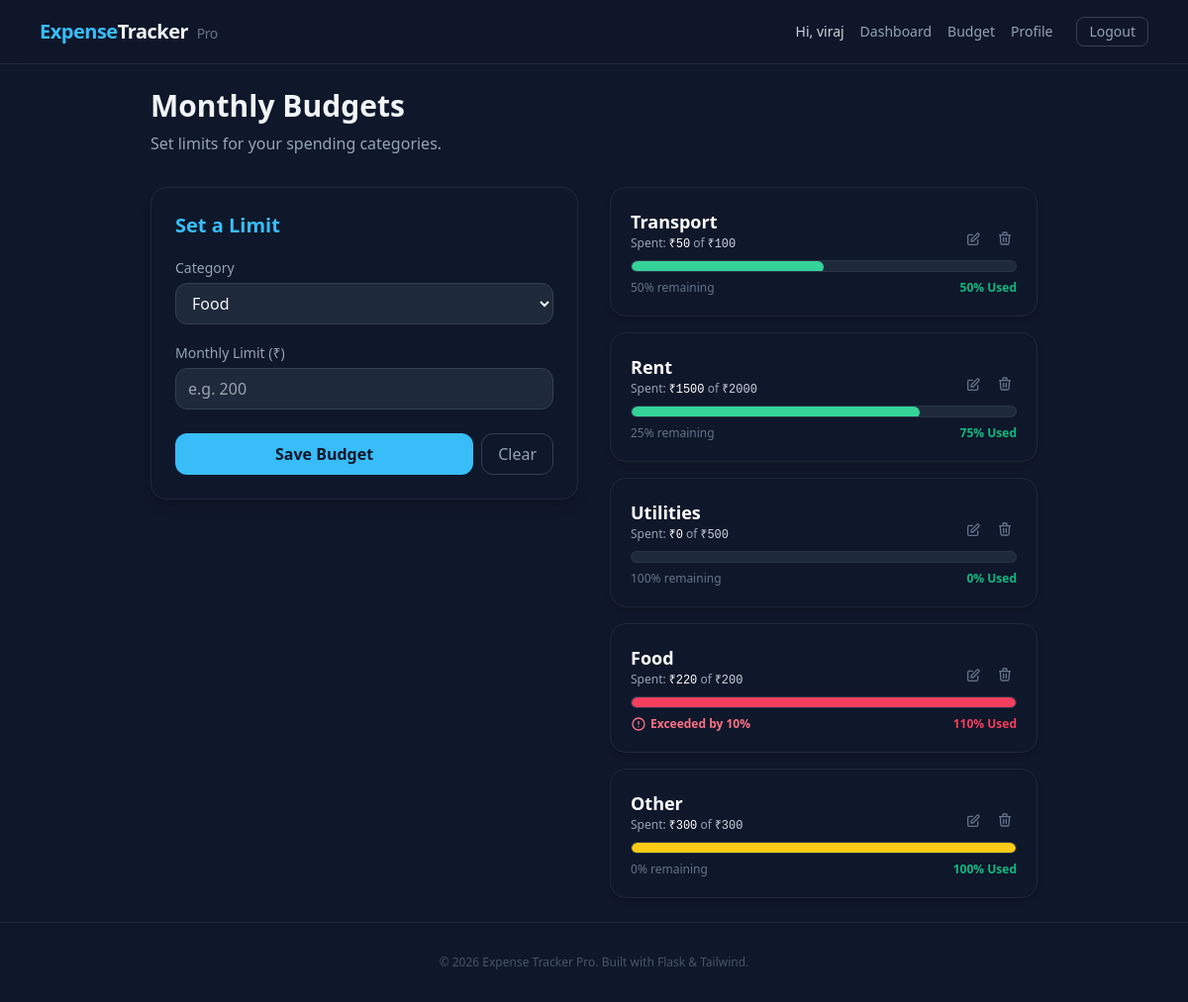
Screenshot of /budget (signed in) with the database file from the repository.
### app.py (models this page shows)
class User(UserMixin, db.Model):
    id = db.Column(db.Integer, primary_key=True)
    username = db.Column(db.String(150), unique=True, nullable=False)
    password_hash = db.Column(db.String(200), nullable=False)
    expenses = db.relationship('Expense', backref='owner', lazy=True)

class Budget(db.Model):
    id = db.Column(db.Integer, primary_key=True)
    category = db.Column(db.String(50), nullable=False)
    limit = db.Column(db.Float, nullable=False)
    user_id = db.Column(db.Integer, db.ForeignKey('user.id'), nullable=False)

### app.py (the view, shortened to what this page needs)
@app.route("/budget", methods=['GET', 'POST'])
@login_required
def budget():
    budgets = Budget.query.filter_by(user_id=current_user.id).all()
    budget_data = []
    for b in budgets:
        spent = db.session.query(func.sum(Expense.amount)).filter(
            Expense.user_id == current_user.id,
            Expense.category == b.category,
            func.strftime('%Y-%m', Expense.date) == date.today().strftime('%Y-%m')
        ).scalar() or 0
        percent = round((spent / b.limit) * 100) if b.limit > 0 else 0
        budget_data.append({
            'id': b.id,
            'category': b.category,
            'limit': b.limit,
            'spent': spent,
            'percent': percent,
            'width': min(percent, 100),
            'is_over': percent > 100
        })
    return render_template("budget.html", budget_data=budget_data, categories=CATEGORIES)

### app.py (called while the page is built)
@login_manager.user_loader
def load_user(user_id):
    return db.session.get(User, int(user_id))

### templates/budget.html (shortened to what this page needs)
{% extends "base.html" %}
{% block content %}
<div class="max-w-4xl mx-auto">
    <div class="mb-8">
        <h1 class="text-3xl font-semibold mb-2">Monthly Budgets</h1>
        <p class="text-slate-400">Set limits for your spending categories.</p>
    </div>
    <div class="grid grid-cols-1 md:grid-cols-2 gap-8">
        <section class="rounded-2xl border border-slate-800 bg-slate-900 p-6 h-fit shadow-lg">
            <h2 class="text-xl font-bold mb-4 text-brand">Set a Limit</h2>
            <form method="post" id="budgetForm" class="space-y-4">
                <label class="block">
                    <span class="text-slate-400 text-sm">Category</span>
                    <select name="category" id="categoryInput" class="w-full mt-1 rounded-xl bg-slate-800 border border-slate-700 px-3 py-2 text-slate-100 focus:border-brand focus:outline-none transition">
                        {% for c in categories %}
                        <option value="{{ c }}">{{ c }}</option>
                        {% endfor %}
                    </select>
                </label>
                <label class="block">
                    <span class="text-slate-400 text-sm">Monthly Limit (₹)</span>
                    <input type="number" name="limit" id="limitInput" placeholder="e.g. 200" required min="1" step="0.01"
                           class="w-full mt-1 rounded-xl bg-slate-800 border border-slate-700 px-3 py-2 text-slate-100 focus:border-brand focus:outline-none transition">
                </label>
                <div class="flex gap-2">
                    <button type="submit" class="flex-1 bg-brand text-slate-900 font-bold py-2 rounded-xl hover:bg-sky-400 transition mt-2">
                        Save Budget
                    </button>
                    <button type="button" onclick="document.getElementById('budgetForm').reset()" class="px-4 py-2 border border-slate-700 rounded-xl text-slate-400 hover:text-white mt-2">
                        Clear
                    </button>
                </div>
            </form>
        </section>
        <section class="space-y-4">
            {% if budget_data %}
                {% for b in budget_data %}
                <div class="rounded-2xl border border-slate-800 bg-slate-900 p-5 shadow-md group relative">
                    <div class="flex justify-between items-end mb-2">
                        <div>
                            <h3 class="font-bold text-lg text-white">{{ b.category }}</h3>
                            <p class="text-xs text-slate-400">
                                Spent: <span class="text-white font-mono">₹{{ '%.0f'|format(b.spent) }}</span>
                                of <span class="text-slate-300 font-mono">₹{{ '%.0f'|format(b.limit) }}</span>
                            </p>
                        </div>
                        <div class="flex items-center gap-2">
                            <button onclick="editBudget('{{ b.category }}', '{{ b.limit }}')"
                                    class="text-slate-500 hover:text-brand transition p-1" title="Edit">
                                <svg class="w-4 h-4" fill="none" viewBox="0 0 24 24" stroke="currentColor"><path stroke-linecap="round" stroke-linejoin="round" stroke-width="2" d="M11 5H6a2 2 0 00-2 2v11a2 2 0 002 2h11a2 2 0 002-2v-5m-1.414-9.414a2 2 0 112.828 2.828L11.828 15H9v-2.828l8.586-8.586z" /></svg>
                            </button>
                            <form method="post" action="{{ url_for('delete_budget', id=b.id) }}" onsubmit="return confirm('Delete budget for {{ b.category }}?')">
                                <button class="text-slate-500 hover:text-rose-400 transition p-1" title="Delete">
                                    <svg class="w-4 h-4" fill="none" viewBox="0 0 24 24" stroke="currentColor"><path stroke-linecap="round" stroke-linejoin="round" stroke-width="2" d="M19 7l-.867 12.142A2 2 0 0116.138 21H7.862a2 2 0 01-1.995-1.858L5 7m5 4v6m4-6v6m1-10V4a1 1 0 00-1-1h-4a1 1 0 00-1 1v3M4 7h16" /></svg>
                                </button>
                            </form>
                        </div>
                    </div>
                    <div class="w-full bg-slate-800 rounded-full h-3 overflow-hidden border border-slate-700/50">
                        <div class="h-3 rounded-full transition-all duration-1000 ease-out
                            {% if b.is_over %} bg-rose-500
                            {% elif b.percent > 75 %} bg-yellow-400
                            {% else %} bg-emerald-400 {% endif %}"
                            style="width: {{ b.width }}%">
                        </div>
                    </div>
                    <div class="flex justify-between items-center mt-2">
                        {% if b.is_over %}
                            <span class="text-rose-400 text-xs font-bold flex items-center">
                                <svg class="w-4 h-4 mr-1" fill="none" viewBox="0 0 24 24" stroke="currentColor"><path stroke-linecap="round" stroke-linejoin="round" stroke-width="2" d="M12 8v4m0 4h.01M21 12a9 9 0 11-18 0 9 9 0 0118 0z" /></svg>
                                Exceeded by {{ b.percent - 100 }}%
                            </span>
                        {% else %}
                            <span class="text-xs text-slate-500">{{ 100 - b.percent }}% remaining</span>
                        {% endif %}
                        <span class="text-xs font-bold {% if b.is_over %} text-rose-500 {% else %} text-emerald-500 {% endif %}">
                            {{ b.percent }}% Used
                        </span>
                    </div>
                </div>
                {% endfor %}
            {% else %}
                <div class="h-full flex flex-col items-center justify-center text-slate-500 border border-dashed border-slate-700 rounded-2xl p-6">
                    <p>No budgets set yet.</p>
                </div>
            {% endif %}
        </section>
    </div>
</div>
{% endblock %}

### templates/base.html (shortened to what this page needs)
<!DOCTYPE html>
<html lang="en" class="h-full bg-slate-900">
<head>
    <script src="https://cdn.tailwindcss.com"></script>
</head>
<body class="flex flex-col min-h-full text-slate-100 font-sans antialiased selection:bg-brand/30 pb-24 md:pb-0">
    <header class="hidden md:block border-b border-slate-800 bg-slate-900/80 backdrop-blur sticky top-0 z-50">
        <div class="mx-auto max-w-6xl px-4 h-16 flex items-center justify-between">
            <a href="{{ url_for('index') }}" class="text-xl font-bold tracking-tight hover:opacity-80 transition">
                <span class="text-brand">Expense</span>Tracker
                <span class="text-slate-500 text-sm font-normal ml-1">Pro</span>
            </a>
            <nav class="flex gap-4 text-sm font-medium text-slate-400 items-center">
                {% if current_user.is_authenticated %}
                    <span class="text-slate-300">Hi, <span class="text-slate-300">{{ current_user.username }}</span></span>
                    <a href="{{ url_for('index') }}" class="hover:text-brand transition">Dashboard</a>
                    <a href="{{ url_for('budget') }}" class="hover:text-brand transition">Budget</a>
                    <a href="{{ url_for('profile') }}" class="hover:text-brand transition">Profile</a>
                    <a href="{{ url_for('logout') }}" class="hover:text-rose-400 transition ml-2 border border-slate-700 rounded-lg px-3 py-1 hover:bg-slate-800">Logout</a>
                {% else %}
                    <a href="{{ url_for('login') }}" class="text-brand bg-brand/10 hover:bg-brand/20 border border-brand/20 rounded-lg px-3 py-1 transition">Login</a>
                    <a href="{{ url_for('register') }}" class="text-brand bg-brand/10 hover:bg-brand/20 border border-brand/20 rounded-lg px-3 py-1 transition">Register</a>
                {% endif %}
            </nav>
        </div>
    </header>
    <main class="flex-grow mx-auto w-full max-w-6xl px-4 py-6">
        {% block content %}{% endblock %}
    </main>
    <footer class="hidden md:block border-t border-slate-800 py-8 text-center text-xs text-slate-600">
        <p>&copy; 2026 Expense Tracker Pro. Built with Flask & Tailwind.</p>
    </footer>
</body>
</html>

### rows the page displays
User: username "viraj"
Budget: category "Transport", spent "50", limit "100", percent "50"
Budget: category "Rent", spent "1500", limit "2000", percent "25", percent "75"
Budget: category "Utilities", spent "0", limit "500", percent "100", percent "0"
Budget: category "Food", spent "220", limit "200", {{ b.width }} 100 (drawn), percent "10", percent "110"
Budget: category "Other", spent "300", limit "300", percent "0", percent "100"

### other values shown
form field category "Food"
